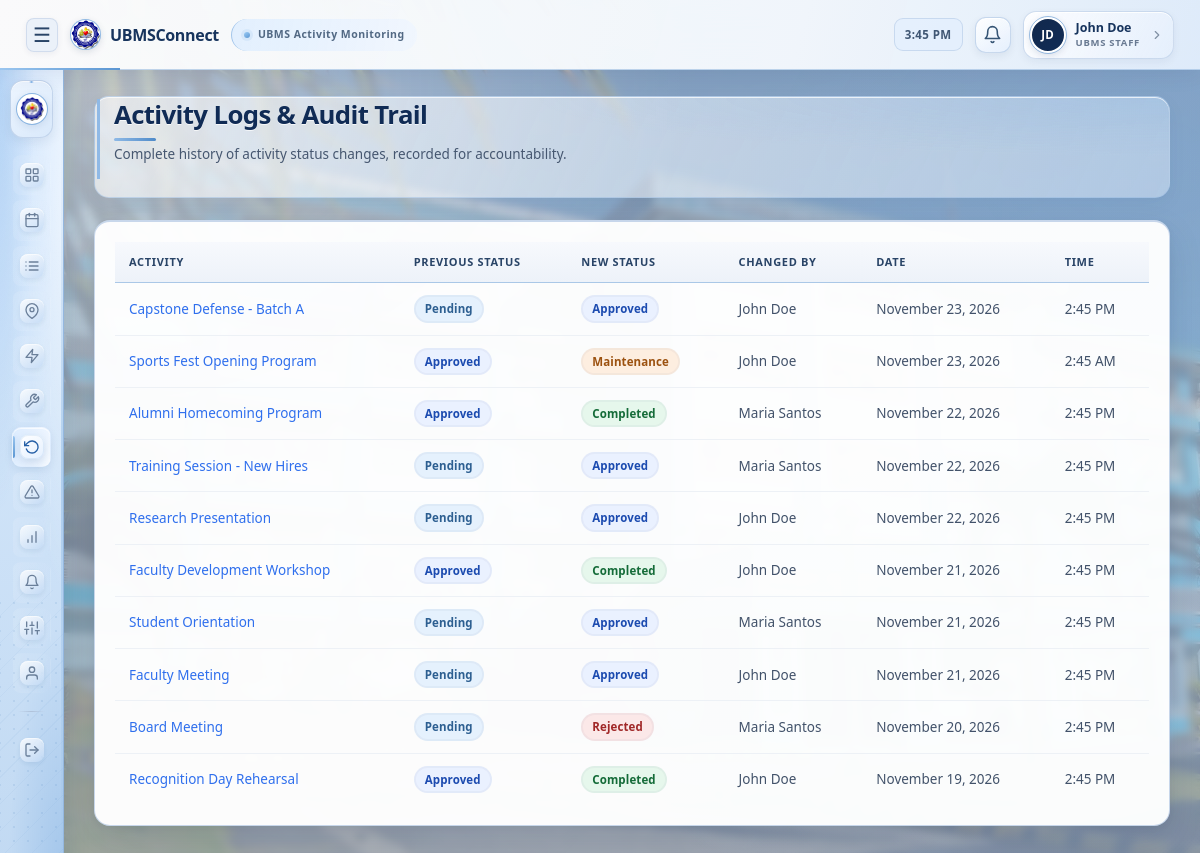
The page /staff/logs.php (signed in) on the database its author committed.
### tables this page shows
CREATE TABLE activity_status_logs (
    id INT AUTO_INCREMENT PRIMARY KEY,
    activity_id INT NOT NULL,
    previous_status VARCHAR(20) NOT NULL,
    new_status VARCHAR(20) NOT NULL,
    changed_by INT NOT NULL,
    changed_at DATETIME DEFAULT CURRENT_TIMESTAMP,
    CONSTRAINT fk_log_activity FOREIGN KEY (activity_id) REFERENCES activities(id) ON DELETE CASCADE,
    CONSTRAINT fk_log_user FOREIGN KEY (changed_by) REFERENCES users(id) ON DELETE CASCADE,
    INDEX idx_activity_id (activity_id)
);

CREATE TABLE activities (
    id INT AUTO_INCREMENT PRIMARY KEY,
    activity_name VARCHAR(150) NOT NULL,
    description TEXT,
    host_id INT NOT NULL,
    organization_id INT NULL,
    venue_id INT NOT NULL,
    activity_date DATE NOT NULL,
    school_year_id INT NULL,
    start_time TIME NOT NULL,
    end_time TIME NOT NULL,
    status ENUM('Pending','Approved','Rejected','Maintenance','Completed') NOT NULL DEFAULT 'Pending',
    created_at DATETIME DEFAULT CURRENT_TIMESTAMP,
    updated_at DATETIME DEFAULT CURRENT_TIMESTAMP ON UPDATE CURRENT_TIMESTAMP,
    CONSTRAINT fk_activities_host FOREIGN KEY (host_id) REFERENCES users(id) ON DELETE CASCADE,
    CONSTRAINT fk_activities_venue FOREIGN KEY (venue_id) REFERENCES venues(id) ON DELETE CASCADE,
    CONSTRAINT fk_activities_school_year FOREIGN KEY (school_year_id) REFERENCES school_years(id) ON DELETE SET NULL,
    CONSTRAINT fk_activities_organization FOREIGN KEY (organization_id) REFERENCES organizations(id) ON DELETE SET NULL,
    INDEX idx_activity_date (activity_date),
    INDEX idx_status (status),
    INDEX idx_venue_id (venue_id),
    INDEX idx_host_id (host_id)
);

CREATE TABLE users (
    id INT AUTO_INCREMENT PRIMARY KEY,
    username VARCHAR(50) NOT NULL UNIQUE,
    password VARCHAR(255) NOT NULL,
    password_changed_at DATETIME NULL,
    full_name VARCHAR(100) NOT NULL,
    email VARCHAR(150) NULL,
    profile_picture VARCHAR(255) NULL,
    university_id VARCHAR(50) NULL,
    affiliation ENUM('student','ubms_staff') NULL,
    department_id INT NULL,
    course_id INT NULL,
    organization_id INT NULL,
    office_unit VARCHAR(150) NULL,
    role ENUM('super_admin','staff','host') NOT NULL,
    status ENUM('active','pending','inactive','rejected') NOT NULL DEFAULT 'active',
    created_at DATETIME DEFAULT CURRENT_TIMESTAMP,
    updated_at DATETIME DEFAULT CURRENT_TIMESTAMP ON UPDATE CURRENT_TIMESTAMP,
    last_login DATETIME NULL
);

### includes/functions.php (called while the page is built, shortened)
<?php
function e($value) {
    return htmlspecialchars($value ?? '', ENT_QUOTES, 'UTF-8');
}
function formatDate($date) {
    return date('F j, Y', strtotime($date));
}
function statusBadgeClass($status) {
    switch ($status) {
        case 'Pending':     return 'badge-pending';
        case 'Approved':    return 'badge-approved';
        case 'Rejected':    return 'badge-rejected';
        case 'Maintenance': return 'badge-maintenance';
        case 'Completed':   return 'badge-completed';
    }
}

### staff/logs.php (the view, shortened to what this page needs)
<?php
require_once __DIR__ . '/../includes/auth.php';
$logs = $pdo->query(
    "SELECT l.*, a.activity_name, u.full_name AS changed_by_name
     FROM activity_status_logs l
     JOIN activities a ON a.id = l.activity_id
     JOIN users u ON u.id = l.changed_by
     ORDER BY l.changed_at DESC"
)->fetchAll();
include __DIR__ . '/../includes/header.php';
include __DIR__ . '/../includes/sidebar.php';
?>
<main class="main-content">
    <div class="page-header">
        <div>
            <h1>Activity Logs &amp; Audit Trail</h1>
            <p class="page-subtitle">Complete history of activity status changes, recorded for accountability.</p>
        </div>
    </div>
    <div class="card">
        <?php if (empty($logs)): ?>
            <div class="empty-state">No status changes have been recorded yet.</div>
        <?php else: ?>
            <div class="table-wrap">
                <table class="data-table">
                    <thead>
                        <tr><th>Activity</th><th>Previous Status</th><th>New Status</th><th>Changed By</th><th>Date</th><th>Time</th></tr>
                    </thead>
                    <tbody>
                    <?php foreach ($logs as $log): ?>
                        <tr>
                            <td><a href="/UBMSConnect/staff/activity_view.php?id=<?= (int)$log['activity_id'] ?>"><?= e($log['activity_name']) ?></a></td>
                            <td><span class="badge <?= statusBadgeClass($log['previous_status']) ?>"><?= e($log['previous_status']) ?></span></td>
                            <td><span class="badge <?= statusBadgeClass($log['new_status']) ?>"><?= e($log['new_status']) ?></span></td>
                            <td><?= e($log['changed_by_name']) ?></td>
                            <td><?= e(formatDate($log['changed_at'])) ?></td>
                            <td><?= e(date('g:i A', strtotime($log['changed_at']))) ?></td>
                        </tr>
                    <?php endforeach; ?>
                    </tbody>
                </table>
            </div>
        <?php endif; ?>
    </div>
</main>
<?php include __DIR__ . '/../includes/footer.php'; ?>

### rows shown on the page
activity_status_logs: activity.activity_name "Capstone Defense - Batch A", previous_status "Pending", new_status "Approved", changed_by.full_name "John Doe", changed_at "November 23, 2026", changed_at "2:45 PM"
activity_status_logs: activity.activity_name "Sports Fest Opening Program", previous_status "Approved", new_status "Maintenance", changed_by.full_name "John Doe", changed_at "November 23, 2026", changed_at "2:45 AM"
activity_status_logs: activity.activity_name "Alumni Homecoming Program", previous_status "Approved", new_status "Completed", changed_by.full_name "Maria Santos", changed_at "November 22, 2026", changed_at "2:45 PM"
activity_status_logs: activity.activity_name "Training Session - New Hires", previous_status "Pending", new_status "Approved", changed_by.full_name "Maria Santos", changed_at "November 22, 2026", changed_at "2:45 PM"
activity_status_logs: activity.activity_name "Research Presentation", previous_status "Pending", new_status "Approved", changed_by.full_name "John Doe", changed_at "November 22, 2026", changed_at "2:45 PM"
activity_status_logs: activity.activity_name "Faculty Development Workshop", previous_status "Approved", new_status "Completed", changed_by.full_name "John Doe", changed_at "November 21, 2026", changed_at "2:45 PM"
activity_status_logs: activity.activity_name "Student Orientation", previous_status "Pending", new_status "Approved", changed_by.full_name "Maria Santos", changed_at "November 21, 2026", changed_at "2:45 PM"
activity_status_logs: activity.activity_name "Faculty Meeting", previous_status "Pending", new_status "Approved", changed_by.full_name "John Doe", changed_at "November 21, 2026", changed_at "2:45 PM"
activity_status_logs: activity.activity_name "Board Meeting", previous_status "Pending", new_status "Rejected", changed_by.full_name "Maria Santos", changed_at "November 20, 2026", changed_at "2:45 PM"
activity_status_logs: activity.activity_name "Recognition Day Rehearsal", previous_status "Approved", new_status "Completed", changed_by.full_name "John Doe", changed_at "November 19, 2026", changed_at "2:45 PM"

### other values the page prints
nameInitials(currentUserName()) "JD"
currentUserName() "John Doe"
roleLabel(currentUserRole()) "UBMS STAFF"
